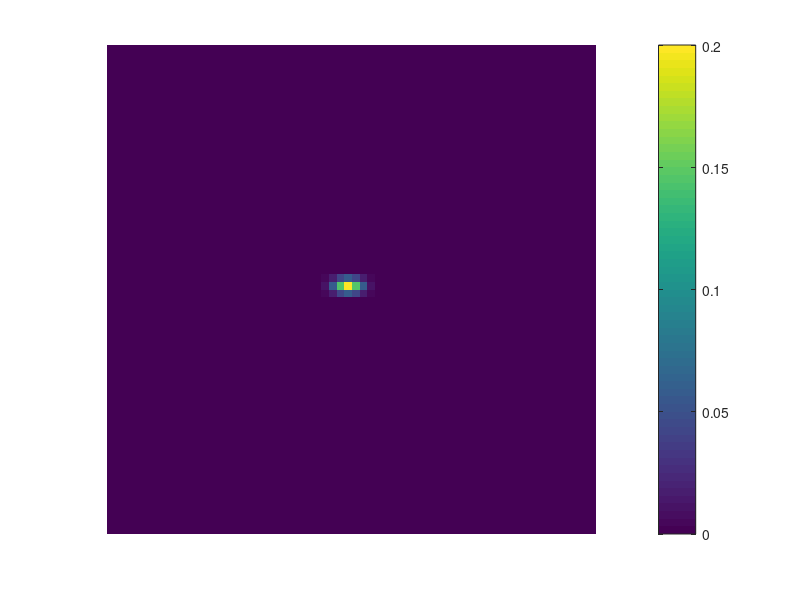

MATLAB code to generate this figure:
function [Ac,Ar] = BlurOperator(varargin)
% determine a blurring operator to use for all images
% varargin{1} m
% varargin{2} n
% varargin{3} bl: the blurring operator to choose
if nargin<1 m=64;   else m=varargin{1};end
if nargin<2 n=64;   else n=varargin{2};end
if nargin<3 bl=1;   else bl=varargin{3};end
if nargin<4 showimages=1; else showimages=varargin{4};end
if isempty(m) m=64;end
if isempty(n) n=64;end
if isempty(bl) bl=1; end
% The blurring operators
c = zeros(max(n,m),1);
r = zeros(max(n,m),1);
switch bl
    case 1 
            sigmac=.01;sigmar=.02;
            dx=1/(m-1);
            c=dx*(0:m-1);
            r=c;
    case 2 
            sigmac=.01;sigmar=sigmac;
            dx=1/(m-1);
            c=dx*(0:m-1);
            r=c;
    otherwise
        error('bl is 1 or 2')
end
c=exp(-(c.^2)/(2*sigmac^2));
c(c<1e-4)=0;
r=exp(-(r.^2)/(2*sigmar^2));
r(r<1e-4)=0;
c=c/(2*sum(c)-c(1));
r=r/(2*sum(r)-r(1));
Ac = toeplitz(c(1:m));
Ar=toeplitz(r(1:n));
X=zeros(m,n);
X(floor(m/2),floor(n/2))=1;
PSF=Ac*X*Ar';
if showimages
figure, imagesc(PSF);axis image,axis off,colorbar
end
end
